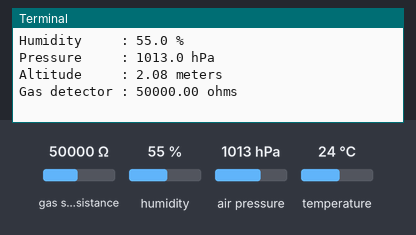
The program below on a simulated Raspberry Pi (BCM pin numbers). Shown: the last lines printed to the terminal. The inputs (shaded band) are chosen by the test bench; at power-on: gas sensor resistance 50000 Ω, humidity 55 %, air pressure 1013 hPa, temperature 24 °C.

Above: at 1.2 s.
1.3 s: gas sensor resistance set to 6880 Ω
At 2.6 s:
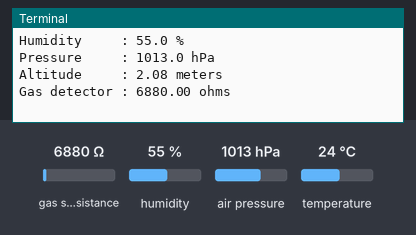
2.8 s: humidity set to 22 %
4.3 s: air pressure set to 952 hPa
5.8 s: temperature set to 12 °C
At 7.2 s:
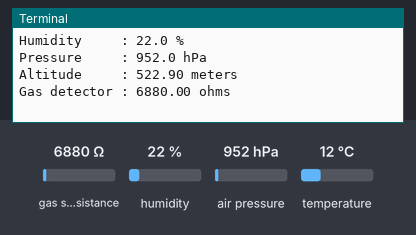

Measured:
- after the input at 1.3 s, the terminal: prints a new line after 0.70 s (image 1)
- after the input at 5.8 s, the terminal: prints a new line after 0.21 s (image 2)

The program:

blinka-bme680.py
```python
#!/usr/bin/python3

import time
import board
import busio
import adafruit_bme680

i2c = busio.I2C(board.SCL, board.SDA)
sensor = adafruit_bme680.Adafruit_BME680_I2C(i2c)

# change this to match the location's pressure (hPa) at sea level
sensor.sea_level_pressure = 1013.25

while True:
    print("Temperature  : %0.1f C" % sensor.temperature)
    print("Humidity     : %0.1f %%" % sensor.humidity)
    print("Pressure     : %0.1f hPa" % sensor.pressure)
    print("Altitude     : %0.2f meters" % sensor.altitude)
    print("Gas detector : %0.2f ohms" % sensor.gas)
    print()
    time.sleep(2)
```
